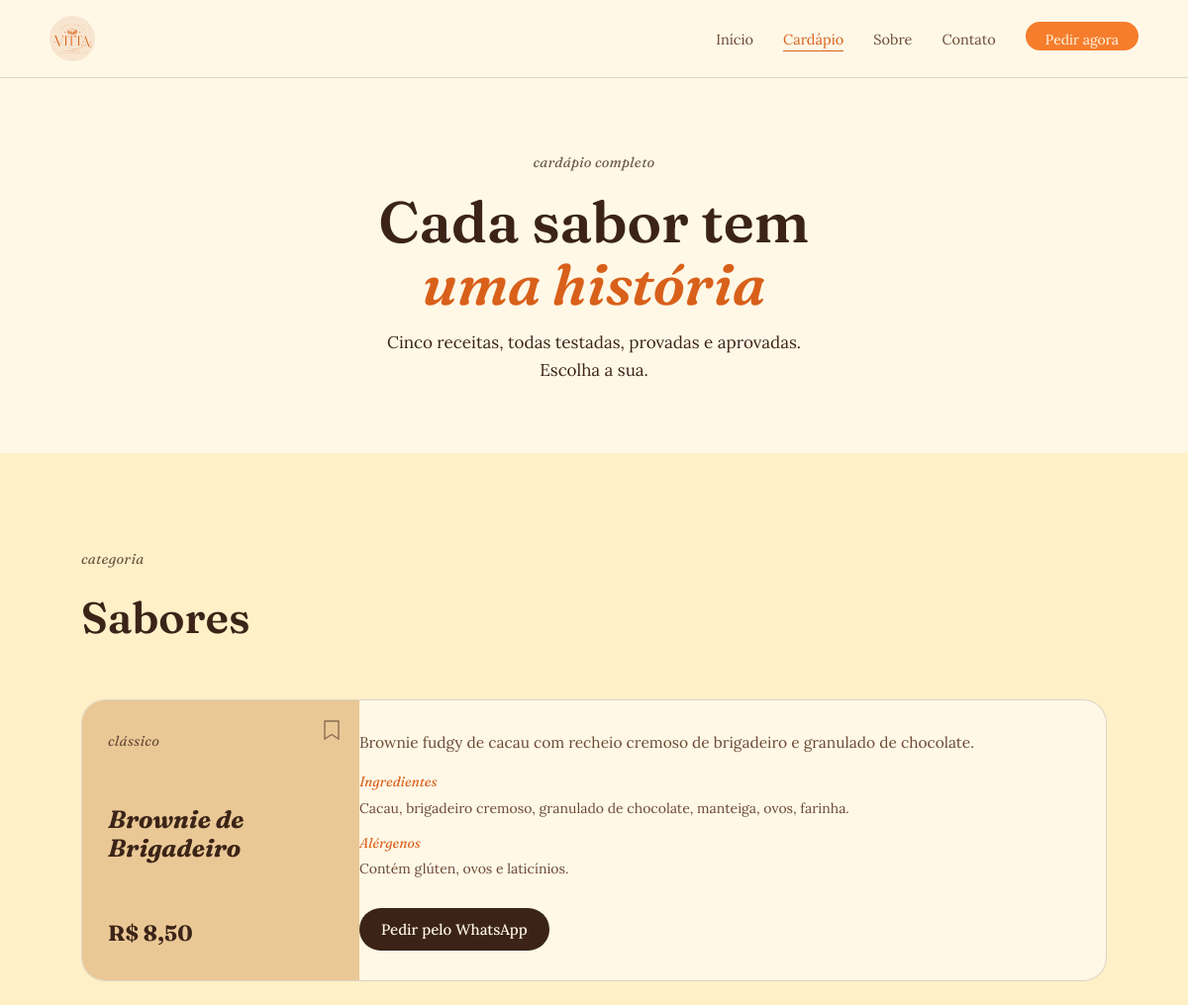
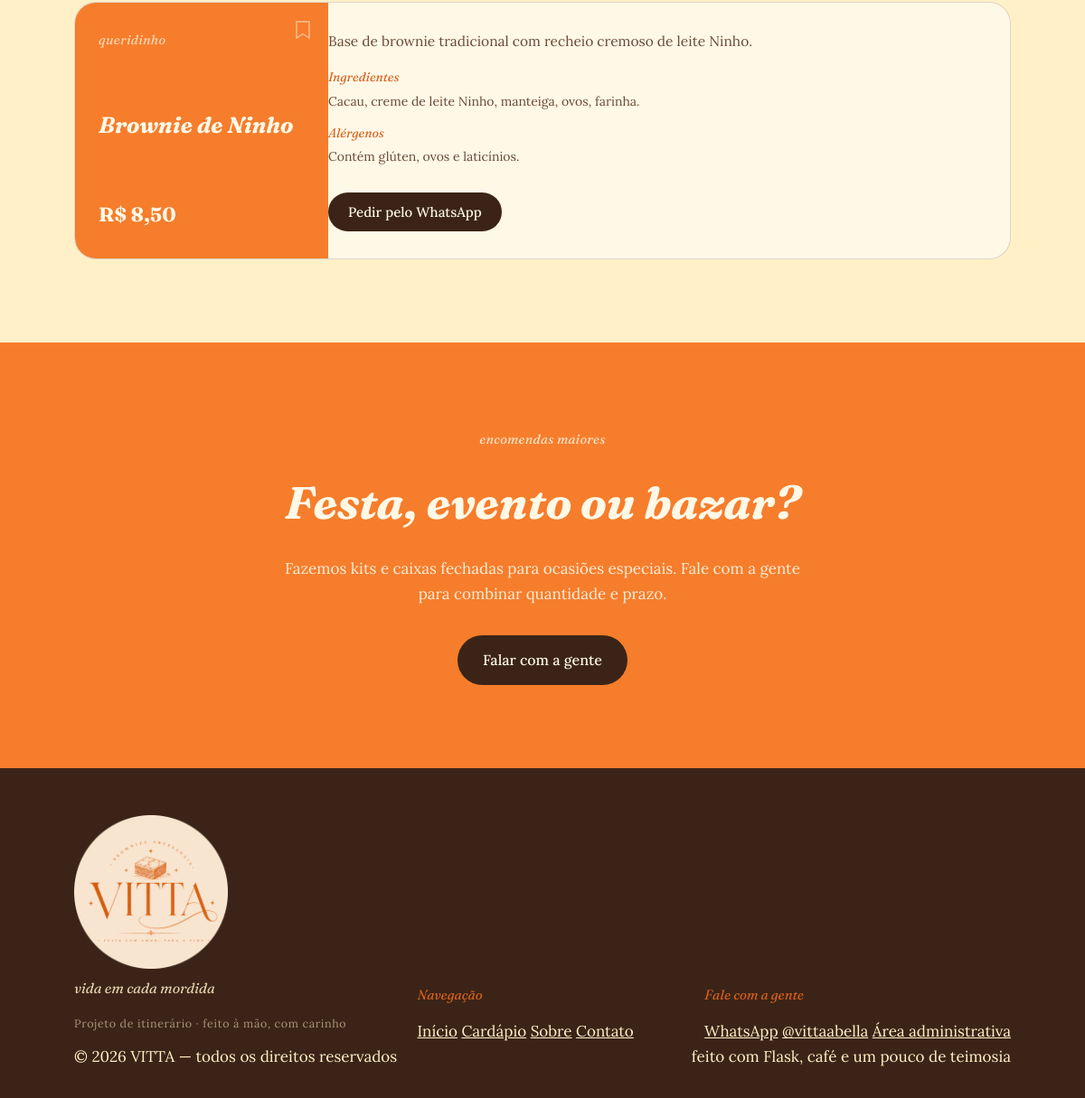
The app's page /cardapio with its own data (2 pictures, top to bottom).
### models.py (models this page shows, shortened)
class Categoria(db.Model):
    __tablename__ = "categorias"
    id = db.Column(db.Integer, primary_key=True)
    nome = db.Column(db.String(80), unique=True, nullable=False)
    ordem = db.Column(db.Integer, default=0)
    produtos = db.relationship(
        "Produto", backref="categoria", lazy=True, cascade="all, delete-orphan"
    )

class Produto(db.Model):
    __tablename__ = "produtos"
    id = db.Column(db.Integer, primary_key=True)
    nome = db.Column(db.String(120), nullable=False)
    descricao = db.Column(db.Text, nullable=True)
    preco = db.Column(db.Numeric(10, 2), nullable=False)
    imagem_url = db.Column(db.String(300), nullable=True)
    disponivel = db.Column(db.Boolean, default=True)
    destaque = db.Column(db.Boolean, default=False)
    tag = db.Column(db.String(60), nullable=True)          # ex: "o original"
    ingredientes = db.Column(db.Text, nullable=True)
    alergenos = db.Column(db.Text, nullable=True)
    categoria_id = db.Column(db.Integer, db.ForeignKey("categorias.id"), nullable=True)
    criado_em = db.Column(db.DateTime, default=datetime.utcnow)
    def preco_formatado(self):
        return f"R$ {self.preco:.2f}".replace(".", ",")

### app.py (the view)
    @app.route("/cardapio")
    def cardapio():
        categorias = Categoria.query.order_by(Categoria.ordem, Categoria.nome).all()
        sem_categoria = (
            Produto.query.filter_by(categoria_id=None, disponivel=True)
            .order_by(Produto.nome)
            .all()
        )
        return render_template("cardapio.html", categorias=categorias, sem_categoria=sem_categoria)

### templates/cardapio.html (shortened to what this page needs)
{% extends "base.html" %}
{% block content %}
<section class="page-header">
  <div class="wrap">
    <span class="label">cardápio completo</span>
    <h1>Cada sabor tem<br><em>uma história</em></h1>
    <p class="hero-lede">Cinco receitas, todas testadas, provadas e aprovadas. Escolha a sua.</p>
  </div>
</section>
<section class="section-alt">
  <div class="wrap">
    {% set houve_produto = namespace(valor=false) %}
    {% set cor = namespace(i=0) %}
    {% for categoria in categorias %}
      {% set produtos_disponiveis = categoria.produtos | selectattr('disponivel') | list %}
      {% if produtos_disponiveis %}
        {% set houve_produto.valor = true %}
        <div class="section-head">
          <span class="label">categoria</span>
          <h2>{{ categoria.nome }}</h2>
        </div>
        <div class="grid-cardapio">
          {% for s in produtos_disponiveis %}
            {% set cor.i = cor.i + 1 %}
            <div class="menu-item">
              <div class="menu-item-color swatch--{{ (cor.i % 5) + 1 }}">
                <svg class="bookmark" viewBox="0 0 16 20" fill="none" xmlns="http://www.w3.org/2000/svg">
                  <path d="M1 1H15V19L8 14.5L1 19V1Z" stroke="currentColor" stroke-width="1.4"/>
                </svg>
                <span class="label">{{ s.tag or categoria.nome }}</span>
                <h3>{{ s.nome }}</h3>
                <span class="swatch-price">{{ s.preco_formatado() }}</span>
              </div>
              <div class="menu-item-info">
                <p>{{ s.descricao }}</p>
                <dl>
                  {% if s.ingredientes %}
                  <dt>Ingredientes</dt>
                  <dd>{{ s.ingredientes }}</dd>
                  {% endif %}
                  {% if s.alergenos %}
                  <dt>Alérgenos</dt>
                  <dd>{{ s.alergenos }}</dd>
                  {% endif %}
                </dl>
                <form action="{{ url_for('pedido_rapido') }}" method="POST">
                  <button type="submit" class="btn btn-dark">Pedir pelo WhatsApp</button>
                </form>
              </div>
            </div>
          {% endfor %}
        </div>
      {% endif %}
    {% endfor %}
  </div>
</section>
<section class="cta-final">
  <div class="wrap">
    <span class="label">encomendas maiores</span>
    <h2>Festa, evento ou bazar?</h2>
    <p>Fazemos kits e caixas fechadas para ocasiões especiais. Fale com a gente para combinar quantidade e prazo.</p>
    <div class="cta-buttons">
      <a class="btn" href="{{ url_for('contato') }}">Falar com a gente</a>
    </div>
  </div>
</section>
{% endblock %}

### templates/base.html (shortened to what this page needs)
<!DOCTYPE html>
<html lang="pt-BR">
<head>
<link rel="stylesheet" href="{{ url_for('static', filename='css/style.css') }}">
</head>
<body>
<header class="site">
  <div class="wrap nav">
    <a href="{{ url_for('index') }}" class="brand">
      <img class="mark" src="{{ url_for('static', filename='img/logo-vitta-full.png') }}" alt="{{ nome_empresa }}">
    </a>
    <ul class="nav-links" id="navLinks">
      <li><a href="{{ url_for('index') }}" class="{{ 'active' if request.endpoint == 'index' }}">Início</a></li>
      <li><a href="{{ url_for('cardapio') }}" class="{{ 'active' if request.endpoint == 'cardapio' }}">Cardápio</a></li>
      <li><a href="{{ url_for('sobre') }}" class="{{ 'active' if request.endpoint == 'sobre' }}">Sobre</a></li>
      <li><a href="{{ url_for('contato') }}" class="{{ 'active' if request.endpoint == 'contato' }}">Contato</a></li>
      <li><a href="{{ url_for('cardapio') }}" class="nav-cta">Pedir agora</a></li>
    </ul>
  </div>
</header>
<main>
{% block content %}{% endblock %}
</main>
<footer class="site">
  <div class="wrap footer-grid">
    <div class="footer-brand">
      <a href="{{ url_for('index') }}" class="brand">
        <img src="{{ url_for('static', filename='img/logo-vitta-full.png') }}" alt="{{ nome_empresa }}" style="width:170px; height:auto;">
      </a>
      <p class="foot-tagline">{{ slogan }}</p>
      <p class="foot-note" style="margin-top:16px;">Projeto de itinerário · feito à mão, com carinho</p>
    </div>
    <div class="footer-col">
      <span class="foot-heading">Navegação</span>
      <a href="{{ url_for('index') }}">Início</a>
      <a href="{{ url_for('cardapio') }}">Cardápio</a>
      <a href="{{ url_for('sobre') }}">Sobre</a>
      <a href="{{ url_for('contato') }}">Contato</a>
    </div>
    <div class="footer-col">
      <span class="foot-heading">Fale com a gente</span>
      <a href="https://wa.me/{{ whatsapp }}?text=Oioi%2C%20gostaria%20de%20ado%C3%A7ar%20meu%20dia%20com%20um%20pedido%20%3A%29" target="_blank" rel="noopener">WhatsApp</a>
      <a href="https://instagram.com/{{ instagram }}" target="_blank" rel="noopener">@{{ instagram }}</a>
      <a href="{{ url_for('admin_login') }}">Área administrativa</a>
    </div>
  </div>
  <div class="wrap footer-bottom">
    <span>© 2026 {{ nome_empresa }} — todos os direitos reservados</span>
    <span>feito com Flask, café e um pouco de teimosia</span>
  </div>
</footer>
</body>
</html>

### records on screen
Categoria: nome "Sabores"
Produto: tag "clássico", nome "Brownie de Brigadeiro", preco_formatado "R$ 8,50", descricao "Brownie fudgy de cacau com recheio cremoso de brigadeiro e granulado de chocolate.", ingredientes "Cacau, brigadeiro cremoso, granulado de chocolate, manteiga, ovos, farinha.", alergenos "Contém glúten, ovos e laticínios."
Produto: tag "queridinho", nome "Brownie de Ninho", preco_formatado "R$ 8,50", descricao "Base de brownie tradicional com recheio cremoso de leite Ninho.", ingredientes "Cacau, creme de leite Ninho, manteiga, ovos, farinha.", alergenos "Contém glúten, ovos e laticínios."

### other values on screen
{{ slogan }} "vida em cada mordida"
{{ instagram }} "vittaabella"
{{ nome_empresa }} "VITTA"
